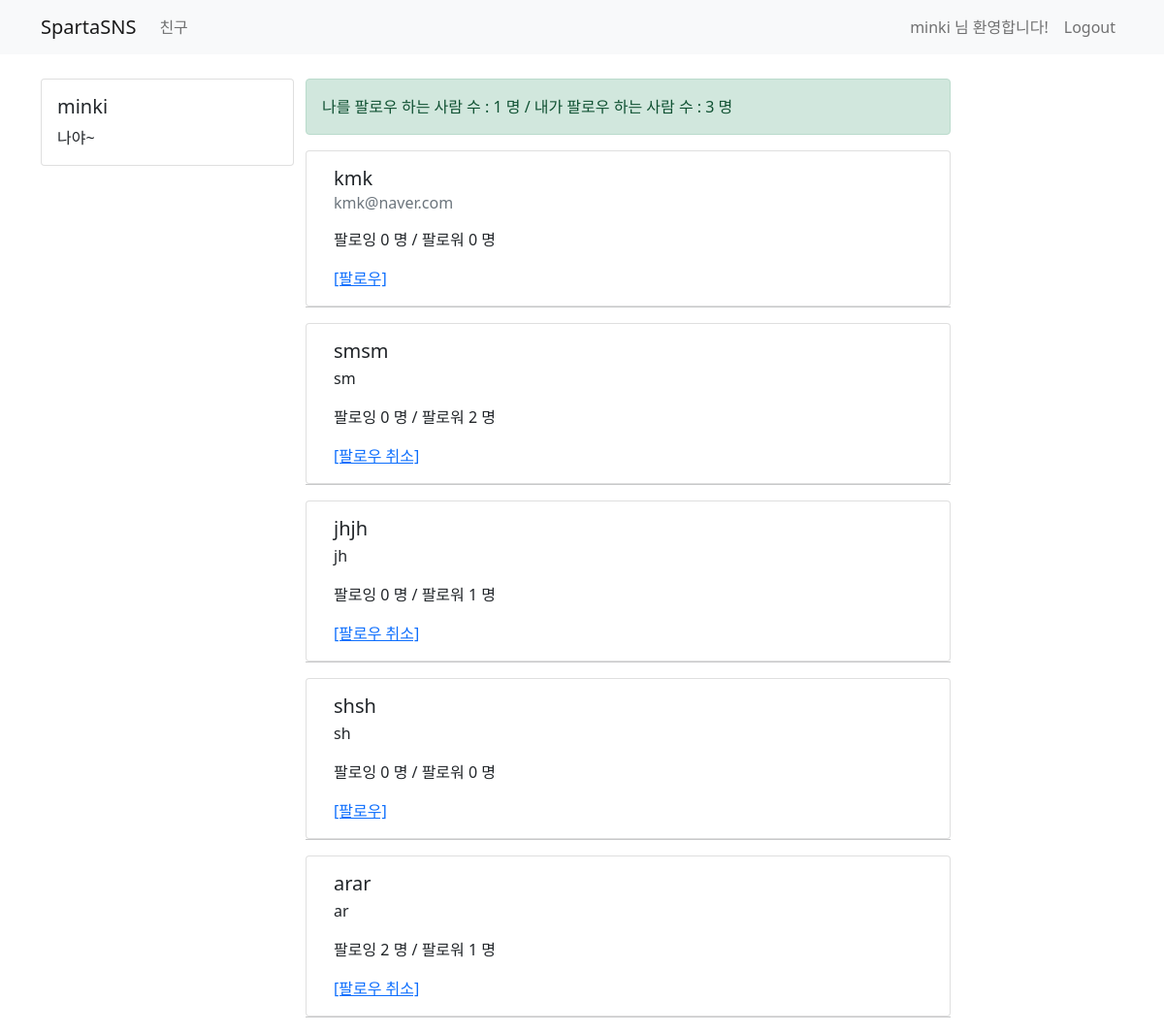
/user/ (signed in), run on the app's committed database.
### user/models.py (models this page shows)
class UserModel(AbstractUser):
    class Meta:
        db_table = "my_user"
    bio = models.CharField(max_length=256, default='')
    follow = models.ManyToManyField(settings.AUTH_USER_MODEL,related_name='followee')

### user/views.py (the view)
# urls.py: path('user/', views.user_view, name='user'),
@login_required
def user_view(request):
    if request.method == 'GET':
        user_list = UserModel.objects.all().exclude(username=request.user.username)
        return render(request, 'user/user_list.html', {'user_list': user_list})

### templates/user/user_list.html (shortened to what this page needs)
{% extends 'base.html' %}
{% block content %}
    <div class="container timeline-container">
        <div class="row">
            <div class="col-md-3">
                <div class="card">
                    <div class="card-body">
                        <h5 class="card-title">{{ user.username }}</h5>
                        <p class="card-text"> {{ user.bio }}</p>
                    </div>
                </div>
            </div>
            <div class="col-md-7">
                <div class="row">
                    <div class="alert alert-success" role="alert">
                        나를 팔로우 하는 사람 수 : {{ user.followee.count }} 명 / 내가 팔로우 하는 사람 수 : {{ user.follow.count }} 명
                    </div>
                </div>
                <div class="row">
                    {% for ul in user_list %}
                        <div class="card">
                            <div class="card-body">
                                <h5 class="card-title">{{ ul.username }}</h5>
                                <h6 class="card-subtitle mb-2 text-muted">{{ ul.email }}</h6>
                                <p class="card-text">
                                    {{ ul.bio }}
                                </p>
                                <p class="card-text">
                                    팔로잉 {{ ul.follow.count }} 명 / 팔로워 {{ ul.followee.count }} 명
                                </p>
                                {% if ul in user.follow.all %}
                                    <a href="/user/follow/{{ ul.id }}" class="card-link">[팔로우 취소]</a>
                                {% else %}
                                    <a href="/user/follow/{{ ul.id }}" class="card-link">[팔로우]</a>
                                {% endif %}
                            </div>
                        </div>
                        <hr>
                    {% endfor %}
                </div>
            </div>
            <div class="col-md-2"></div>
        </div>
    </div>
{% endblock %}

### templates/base.html (shortened to what this page needs)
<!DOCTYPE html>
<html lang="en">
<head>
    <link href="https://cdn.jsdelivr.net/npm/bootstrap@5.0.0-beta3/dist/css/bootstrap.min.css" rel="stylesheet"
>
</head>
<body>
<nav class="navbar navbar-expand-lg navbar-light bg-light">
    <div class="container">
        <a class="navbar-brand" href="/">SpartaSNS</a>
        {% if user.is_authenticated %}
            <div class="collapse navbar-collapse" id="navbarSupportedContent">
                <ul class="navbar-nav mr-auto">
                    <li class="nav-item active">
                        <a class="nav-link" href="/user"> 친구 </a>
                    </li>
                </ul>
            </div>
        {% endif %}
        <form class="form-inline my-2 my-lg-0">
            {% if not user.is_authenticated %}
                <ul class="navbar-nav mr-auto">
                    <li class="nav-item active">
                        <a class="nav-link" href="/sign-in"> Sign In <span class="sr-only"></span></a>
                    </li>
                    <li class="nav-item active">
                        <a class="nav-link" href="/sign-up"> Sign Up <span class="sr-only"></span></a>
                    </li>
                </ul>
            {% else %}
                <ul class="navbar-nav mr-auto">
                    <li class="nav-item disabled">
                    <span class="nav-link">
                        {{ user.username }} 님 환영합니다!
                    </span>
                    </li>
                    <li class="nav-item active">
                        <a class="nav-link" href="/logout">Logout</a>
                    </li>
                </ul>
            {% endif %}
        </form>
    </div>
</nav>
{% block content %}
{% endblock %}
</body>
</html>

### templates/base.html (style rules this page uses)
.timeline-container { margin-top: 25px }

### data on the page
UserModel: username "minki", bio "나야~", followee.count "1", follow.count "3"
UserModel: username "kmk", email "kmk@naver.com", follow.count "0", followee.count "0"
UserModel: username "smsm", bio "sm", follow.count "0", followee.count "2"
UserModel: username "jhjh", bio "jh", follow.count "0", followee.count "1"
UserModel: username "shsh", bio "sh", follow.count "0", followee.count "0"
UserModel: username "arar", bio "ar", follow.count "2", followee.count "1"
